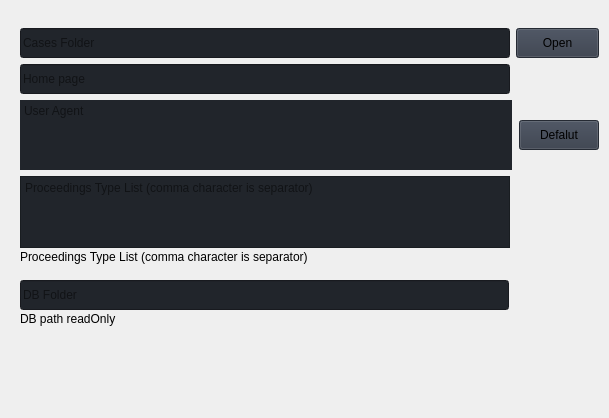
                     <widget class="QWidget" name="general">
                      <property name="maximumSize">
                       <size>
                        <width>16777215</width>
                        <height>16777215</height>
                       </size>
                      </property>
                      <widget class="QFrame" name="general_configuration">
                       <property name="geometry">
                        <rect>
                         <x>0</x>
                         <y>-2</y>
                         <width>600</width>
                         <height>409</height>
                        </rect>
                       </property>
                       <property name="maximumSize">
                        <size>
                         <width>600</width>
                         <height>16777215</height>
                        </size>
                       </property>
                       <layout class="QHBoxLayout" name="caseInfo">
                        <property name="leftMargin">
                         <number>20</number>
                        </property>
                        <property name="topMargin">
                         <number>20</number>
                        </property>
                        <property name="rightMargin">
                         <number>1</number>
                        </property>
                        <property name="bottomMargin">
                         <number>20</number>
                        </property>
                        <item>
                         <widget class="QFrame" name="general_form">
                          <property name="minimumSize">
                           <size>
                            <width>0</width>
                            <height>0</height>
                           </size>
                          </property>
                          <property name="maximumSize">
                           <size>
                            <width>16777215</width>
                            <height>16777215</height>
                           </size>
                          </property>
                          <layout class="QVBoxLayout" name="form_layout">
                           <property name="spacing">
                            <number>6</number>
                           </property>
                           <property name="leftMargin">
                            <number>0</number>
                           </property>
                           <property name="topMargin">
                            <number>0</number>
                           </property>
                           <property name="rightMargin">
                            <number>0</number>
                           </property>
                           <property name="bottomMargin">
                            <number>0</number>
                           </property>
                           <item>
                            <widget class="QFrame" name="cases_folder_layout">
                             <property name="minimumSize">
                              <size>
                               <width>0</width>
                               <height>0</height>
                              </size>
                             </property>
                             <property name="maximumSize">
                              <size>
                               <width>16777215</width>
                               <height>16777215</height>
                              </size>
                             </property>
                             <property name="frameShape">
                              <enum>QFrame::NoFrame</enum>
                             </property>
                             <property name="frameShadow">
                              <enum>QFrame::Raised</enum>
                             </property>
                             <layout class="QHBoxLayout" name="logo_layout">
                              <property name="sizeConstraint">
                               <enum>QLayout::SetDefaultConstraint</enum>
                              </property>
                              <property name="leftMargin">
                               <number>0</number>
                              </property>
                              <property name="topMargin">
                               <number>10</number>
                              </property>
                              <property name="rightMargin">
                               <number>0</number>
                              </property>
                              <property name="bottomMargin">
                               <number>0</number>
                              </property>
                              <item>
                               <widget class="QLineEdit" name="cases_folder_path">
                                <property name="minimumSize">
                                 <size>
                                  <width>0</width>
                                  <height>30</height>
                                 </size>
                                </property>
                                <property name="maximumSize">
                                 <size>
                                  <width>490</width>
                                  <height>16777215</height>
                                 </size>
                                </property>
                                <property name="styleSheet">
                                 <string notr="true">background-color: rgb(33, 37, 43);</string>
                                </property>
                                <property name="text">
                                 <string/>
                                </property>
                                <property name="placeholderText">
                                 <string>Cases Folder</string>
                                </property>
                               </widget>
                              </item>
                              <item>
                               <widget class="QPushButton" name="cases_folder_button">
                                <property name="minimumSize">
                                 <size>
                                  <width>80</width>
                                  <height>30</height>
                                 </size>
                                </property>
                                <property name="maximumSize">
                                 <size>
                                  <width>16777215</width>
                                  <height>16777215</height>
                                 </size>
                                </property>
                                <property name="cursor">
                                 <cursorShape>PointingHandCursor</cursorShape>
                                </property>
                                <property name="styleSheet">
                                 <string notr="true">background-color: rgb(52, 59, 72);</string>
                                </property>
                                <property name="text">
                                 <string>Open</string>
                                </property>
                                <property name="icon">
                                 <iconset>
                                  <normaloff>../icons/cil-folder-open.png</normaloff>../icons/cil-folder-open.png</iconset>
                                </property>
                               </widget>
                              </item>
                             </layout>
                            </widget>
                           </item>
                           <item>
                            <widget class="QLineEdit" name="home_page_url">
                             <property name="minimumSize">
                              <size>
                               <width>0</width>
                               <height>30</height>
                              </size>
                             </property>
                             <property name="maximumSize">
                              <size>
                               <width>490</width>
                               <height>16777215</height>
                              </size>
                             </property>
                             <property name="styleSheet">
                              <string notr="true">background-color: rgb(33, 37, 43);</string>
                             </property>
                             <property name="placeholderText">
                              <string>Home page</string>
                             </property>
                            </widget>
                           </item>
                           <item>
                            <layout class="QVBoxLayout" name="user_agent_layout">
                             <property name="spacing">
                              <number>2</number>
                             </property>
                             <property name="topMargin">
                              <number>0</number>
                             </property>
                             <item>
                              <layout class="QHBoxLayout" name="user_agent_layout_info">
                               <property name="spacing">
                                <number>7</number>
                               </property>
                               <property name="topMargin">
                                <number>0</number>
                               </property>
                               <property name="rightMargin">
                                <number>0</number>
                               </property>
                               <property name="bottomMargin">
                                <number>0</number>
                               </property>
                               <item>
                                <widget class="QPlainTextEdit" name="user_agent">
                                 <property name="minimumSize">
                                  <size>
                                   <width>490</width>
                                   <height>0</height>
                                  </size>
                                 </property>
                                 <property name="maximumSize">
                                  <size>
                                   <width>16777215</width>
                                   <height>16777215</height>
                                  </size>
                                 </property>
                                 <property name="styleSheet">
                                  <string notr="true">background-color: rgb(33, 37, 43);</string>
                                 </property>
                                 <property name="frameShape">
                                  <enum>QFrame::NoFrame</enum>
                                 </property>
                                 <property name="sizeAdjustPolicy">
                                  <enum>QAbstractScrollArea::AdjustToContents</enum>
                                 </property>
                                 <property name="placeholderText">
                                  <string>User Agent</string>
                                 </property>
                                </widget>
                               </item>
                               <item>
                                <widget class="QPushButton" name="user_agent_button">
                                 <property name="minimumSize">
                                  <size>
                                   <width>80</width>
                                   <height>30</height>
                                  </size>
                                 </property>
                                 <property name="maximumSize">
                                  <size>
                                   <width>1677721</width>
                                   <height>16777215</height>
                                  </size>
                                 </property>
                                 <property name="cursor">
                                  <cursorShape>PointingHandCursor</cursorShape>
                                 </property>
                                 <property name="styleSheet">
                                  <string notr="true">background-color: rgb(52, 59, 72);</string>
                                 </property>
                                 <property name="text">
                                  <string>Defalut</string>
                                 </property>
                                </widget>
                               </item>
                              </layout>
                             </item>
                            </layout>
                           </item>
                           <item>
                            <layout class="QVBoxLayout" name="types_proceedings_layout">
                             <property name="spacing">
                              <number>2</number>
                             </property>
                             <property name="topMargin">
                              <number>0</number>
                             </property>
                             <property name="bottomMargin">
                              <number>0</number>
                             </property>
                             <item>
                              <widget class="QPlainTextEdit" name="types_proceedings">
                               <property name="minimumSize">
                                <size>
                                 <width>0</width>
                                 <height>0</height>
                                </size>
                               </property>
                               <property name="maximumSize">
                                <size>
                                 <width>490</width>
                                 <height>16777215</height>
                                </size>
                               </property>
                               <property name="styleSheet">
                                <string notr="true">background-color: rgb(33, 37, 43);</string>
                               </property>
                               <property name="sizeAdjustPolicy">
                                <enum>QAbstractScrollArea::AdjustToContents</enum>
                               </property>
                               <property name="placeholderText">
                                <string>Proceedings Type List (comma character is separator)</string>
                               </property>
                              </widget>
                             </item>
                             <item>
                              <widget class="QLabel" name="types_proceedings_info">
                               <property name="text">
                                <string>Proceedings Type List (comma character is separator)</string>
                               </property>
                              </widget>
                             </item>
                            </layout>
                           </item>
                           <item>
                            <layout class="QVBoxLayout" name="verticalLayout_8">
                             <property name="spacing">
                              <number>2</number>
                             </property>
                             <property name="topMargin">
                              <number>10</number>
                             </property>
                             <property name="bottomMargin">
                              <number>0</number>
                             </property>
                             <item>
                              <widget class="QFrame" name="db_path_layout">
                               <property name="minimumSize">
                                <size>
                                 <width>0</width>
                                 <height>0</height>
                                </size>
                               </property>
                               <property name="maximumSize">
                                <size>
                                 <width>16777215</width>
                                 <height>16777215</height>
                                </size>
                               </property>
                               <property name="frameShape">
                                <enum>QFrame::NoFrame</enum>
                               </property>
                               <property name="frameShadow">
                                <enum>QFrame::Raised</enum>
                               </property>
                               <layout class="QHBoxLayout" name="db_layout">
                                <property name="spacing">
                                 <number>0</number>
                                </property>
                                <property name="sizeConstraint">
                                 <enum>QLayout::SetDefaultConstraint</enum>
                                </property>
                                <property name="leftMargin">
                                 <number>0</number>
                                </property>
                                <property name="topMargin">
                                 <number>0</number>
                                </property>
                                <property name="rightMargin">
                                 <number>0</number>
                                </property>
                                <property name="bottomMargin">
                                 <number>0</number>
                                </property>
                                <item>
                                 <widget class="QLineEdit" name="db_path">
                                  <property name="minimumSize">
                                   <size>
                                    <width>0</width>
                                    <height>30</height>
                                   </size>
                                  </property>
                                  <property name="maximumSize">
                                   <size>
                                    <width>490</width>
                                    <height>16777215</height>
                                   </size>
                                  </property>
                                  <property name="styleSheet">
                                   <string notr="true">background-color: rgb(33, 37, 43);</string>
                                  </property>
                                  <property name="text">
                                   <string/>
                                  </property>
                                  <property name="readOnly">
                                   <bool>true</bool>
                                  </property>
                                  <property name="placeholderText">
                                   <string>DB Folder</string>
                                  </property>
                                 </widget>
                                </item>
                                <item>
                                 <spacer name="db_path_spacer">
                                  <property name="orientation">
                                   <enum>Qt::Horizontal</enum>
                                  </property>
                                  <property name="sizeType">
                                   <enum>QSizePolicy::Fixed</enum>
                                  </property>
                                  <property name="sizeHint" stdset="0">
                                   <size>
                                    <width>90</width>
                                    <height>20</height>
                                   </size>
                                  </property>
                                 </spacer>
                                </item>
                               </layout>
                              </widget>
                             </item>
                             <item>
                              <widget class="QLabel" name="db_path_info">
                               <property name="text">
                                <string>DB path readOnly</string>
                               </property>
                              </widget>
                             </item>
                            </layout>
                           </item>
                           <item>
                            <spacer name="general_vertical_spacer">
                             <property name="orientation">
                              <enum>Qt::Vertical</enum>
                             </property>
                             <property name="sizeHint" stdset="0">
                              <size>
                               <width>20</width>
                               <height>40</height>
                              </size>
                             </property>
                            </spacer>
                           </item>
                          </layout>
                         </widget>
                        </item>
                       </layout>
                      </widget>
                     </widget>
